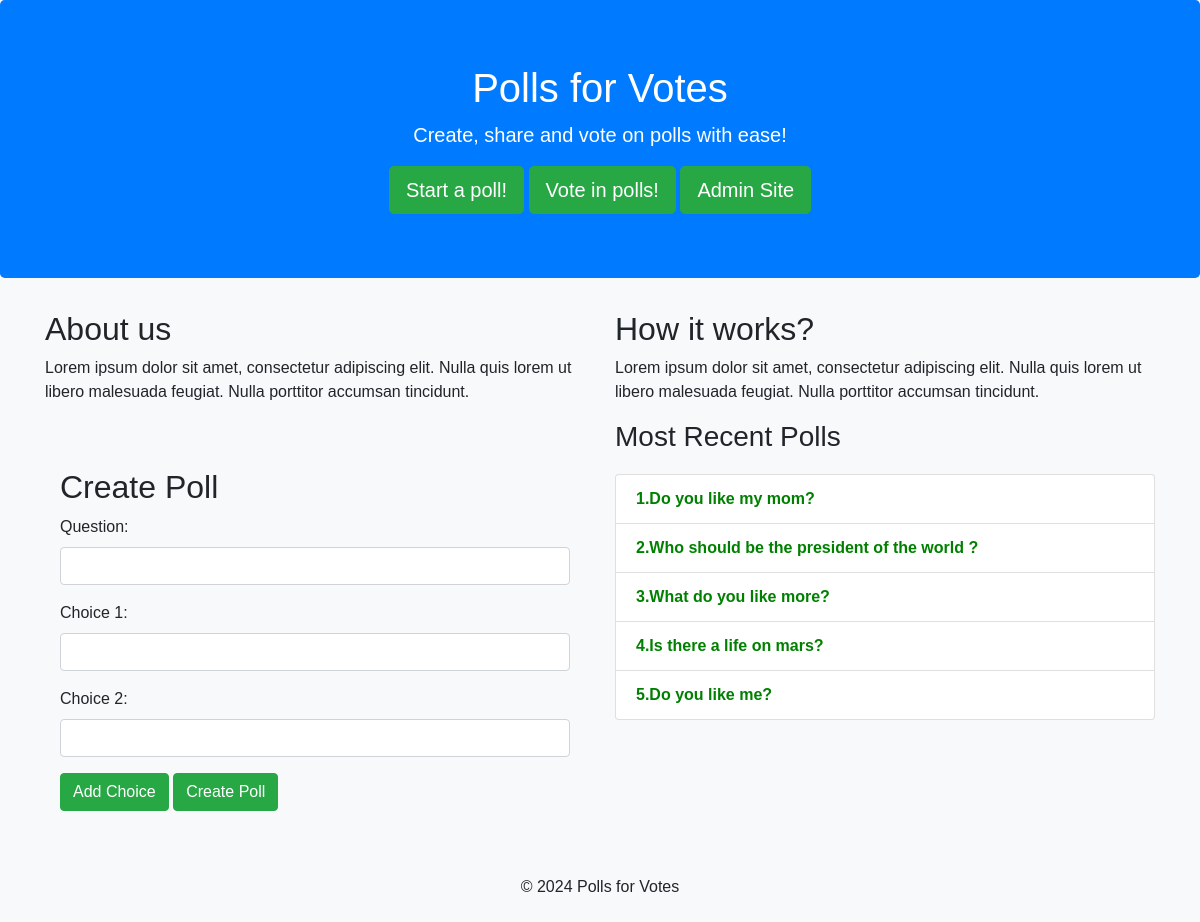
The page / on the database its author committed.
### polls/models.py (models this page shows, shortened)
class Question(models.Model):
    question_text = models.CharField(max_length=200)
    pub_date = models.DateTimeField("date published")

### polls/views.py (the view, shortened to what this page needs)
# urls.py: path("", views.IndexView.as_view(), name="index"),
class IndexView(generic.ListView):
    template_name = "polls/index.html"
    context_object_name = "latest_question_list"
    def get_queryset(self):
        return Question.objects.order_by("-pub_date")[:5]

### polls/templates/polls/index.html (shortened to what this page needs)
{% extends "polls/base_template.html" %}
{% block links %}
        <a href="{% url 'admin:index' %}" class="btn btn-lg btn-primary">Admin Site</a>
{% endblock %}
{% block content %}
<div class="container">
        <div class="row">
            <div class="col-md-6">
                <h2>About us</h2>
                <p>Lorem ipsum dolor sit amet, consectetur adipiscing elit. Nulla quis lorem ut libero malesuada feugiat. Nulla porttitor accumsan tincidunt.</p>
            </div>
            <div class="col-md-6">
                <h2>How it works?</h2>
                <p>Lorem ipsum dolor sit amet, consectetur adipiscing elit. Nulla quis lorem ut libero malesuada feugiat. Nulla porttitor accumsan tincidunt.</p>
            </div>
        </div>
    </div>
<div class="container">
        <div class="row">
        <div class="col-md-6">
        <div id="survey-form" class="container mt-5">
            <h2>Create Poll</h2>
            <form action="" method="post" class="needs-validation" >
                <div class="form-group">
                    <label for="id_question_text">Question:</label>
                    <input type="text" class="form-control" name="question_text" id="id_question_text" required>
                </div>
                <div class="choice-fields">
                <div class="form-group">
                    <label for="id_choice1_text">Choice 1:</label>
                    <input type="text" class="form-control" name="choice1_text" id="id_choice1_text" required>
                </div>
                <div class="form-group">
                    <label for="id_choice2_text">Choice 2:</label>
                    <input type="text" class="form-control" name="choice2_text" id="id_choice2_text" required>
                </div>
                </div>
                <button type="button" class="btn btn-primary" id="add-choice">Add Choice</button>
                <button type="submit" class="btn btn-primary">Create Poll</button>
            </form>
        </div>
        </div>
        <div class="col-md-6">
            {% if object_list %}
            <h3>Most Recent Polls</h3>
                <ul class="list-group">
                    {% for question in object_list %}
                        <li class="list-group-item"><a href="{% url 'polls:detail' question.id %}"><b>{{forloop.counter}}.{{ question.question_text }}</b></a></li>
                    {% endfor %}
                </ul>
            {% else %}
                <p class="text-muted">There are no polls to show! Add your own for it to be shown here.</p>
            {% endif %}
        </div>
        </div>
    </div>
{% endblock %}

### polls/static/polls/css/style.css (style rules this page uses)
li a { color: green; }
body { //background: white url("images/background.jpg") no-repeat; }
body { font-family: Arial, sans-serif; background-color: #f8f9fa; }
.btn-primary { background-color: #28a745; border-color: #28a745; }
.list-group { margin-top: 20px; margin-bottom: 20px; }

### rows shown on the page
Question: question_text "Do you like my mom?"
Question: question_text "Who should be the president of the world ?"
Question: question_text "What do you like more?"
Question: question_text "Is there a life on mars?"
Question: question_text "Do you like me?"
